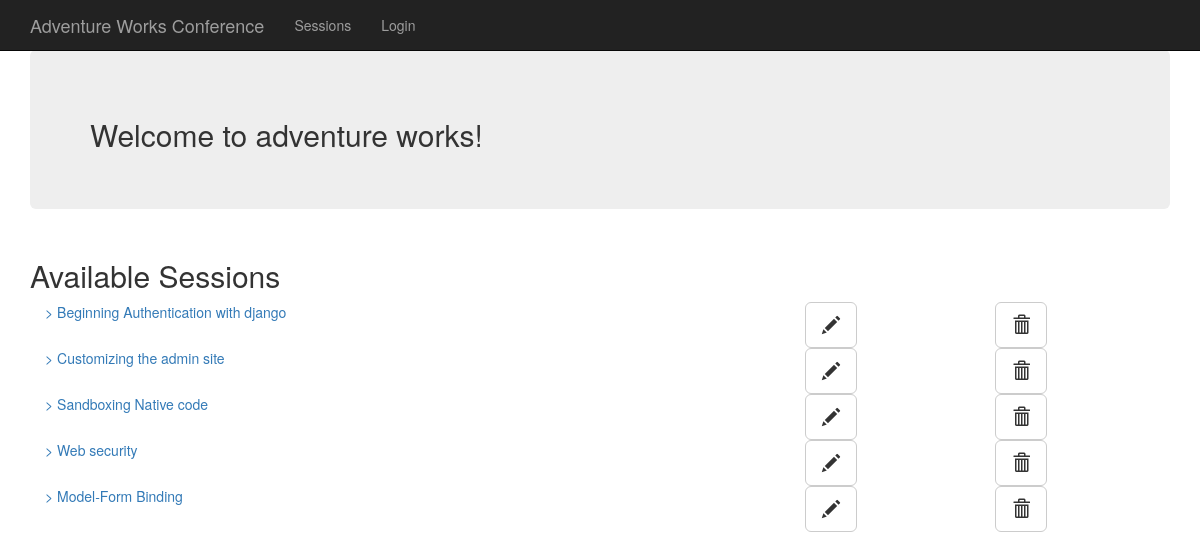
Screenshot of /conference/sessions/ with the database file from the repository.
### app/models.py (models this page shows, shortened)
class Session(models.Model):
    title = models.CharField(max_length=40)
    abstract = models.TextField(max_length=2000)
    track = models.ForeignKey(Track)
    speaker = models.ForeignKey(Speaker)
    status = models.CharField(max_length=1, choices=SESSION_STATUSES)

### app/views.py (the view)
class SessionList(ListView):
    model = Session
    template_name = 'app/sessions.html'
    context_object_name = 'sessions'

### app/templates/app/sessions.html (shortened to what this page needs)
{% extends 'layout.html' %}
{% load staticfiles %}
{% block content %}
    <h2>Available Sessions</h2>
    {% for session in sessions %}
        <div class="col-md-8">
            <a href="{% url 'app:session_detail' session.pk %}">>
                   {{session.title}}
            </a>
        </div>
        <div class="col-md-2">
            <a href="{% url 'app:session_update' session.pk %}">
                <button type="button" class="btn btn-default btn-lg">
                  <span class="glyphicon glyphicon-pencil" aria-hidden="true"></span>
                </button>
            </a>
        </div>
        <div class="col-md-2">
            <a href="{% url 'app:session_delete' session.pk %}">
                <button type="button" class="btn btn-default btn-lg">
                  <span class="glyphicon glyphicon-trash" aria-hidden="true"></span>
                </button>
            </a>
        </div>
    {% endfor %}
{% endblock %}

### app/templates/layout.html
<!DOCTYPE html>
{% load staticfiles %}
{% include 'partials/_header.html'%}
{% include 'partials/_navbar.html'%}
    <div class="container">
    <div class="jumbotron ">
       <h2> Welcome to adventure works!</h2>
    </div>
    <div class="row">
        <div class="col-md-12">
            {% block content %}
            {% endblock %}
        </div>
     </div>
    </div>
{% include 'partials/_footer.html' %}

### app/templates/partials/_header.html (shortened to what this page needs)
<html>
  <head>
    {% load staticfiles %}
    <link href="{% static 'app/css/bootstrap.min.css' %}" rel="stylesheet">
    <link href="{% static 'app/css/starter-template.css' %}" rel="stylesheet">
 </head>
    <body>

### app/templates/partials/_navbar.html (shortened to what this page needs)
<nav class="navbar navbar-inverse navbar-fixed-top">
      <div class="container">
        <div class="navbar-header">
          <a class="navbar-brand" href="{% url 'app:index' %}">Adventure Works Conference</a>
        </div>
        <div id="navbar" class="collapse navbar-collapse">
          <ul class="nav navbar-nav">
            <li><a href="{% url 'app:session_list' %}">Sessions</a></li>
            {% if user.is_authenticated %}
              <li><a href="{% url 'logout' %}">Logout</a></li>
            {% else %}
              <li><a href="{% url 'login' %}">Login</a></li>
            {% endif %}
          </ul>
        </div>
      </div>
    </nav>

### app/templates/partials/_footer.html (shortened to what this page needs)
 {% load staticfiles %}
  </body>
</html>

### app/static/app/css/starter-template.css (style rules this page uses)
body { padding-top: 50px; }
.navbar-fixed-top { position:absolute !important }

### rows the page displays
Session: title "Beginning Authentication with django"
Session: title "Customizing the admin site"
Session: title "Sandboxing Native code"
Session: title "Web security"
Session: title "Model-Form Binding"
